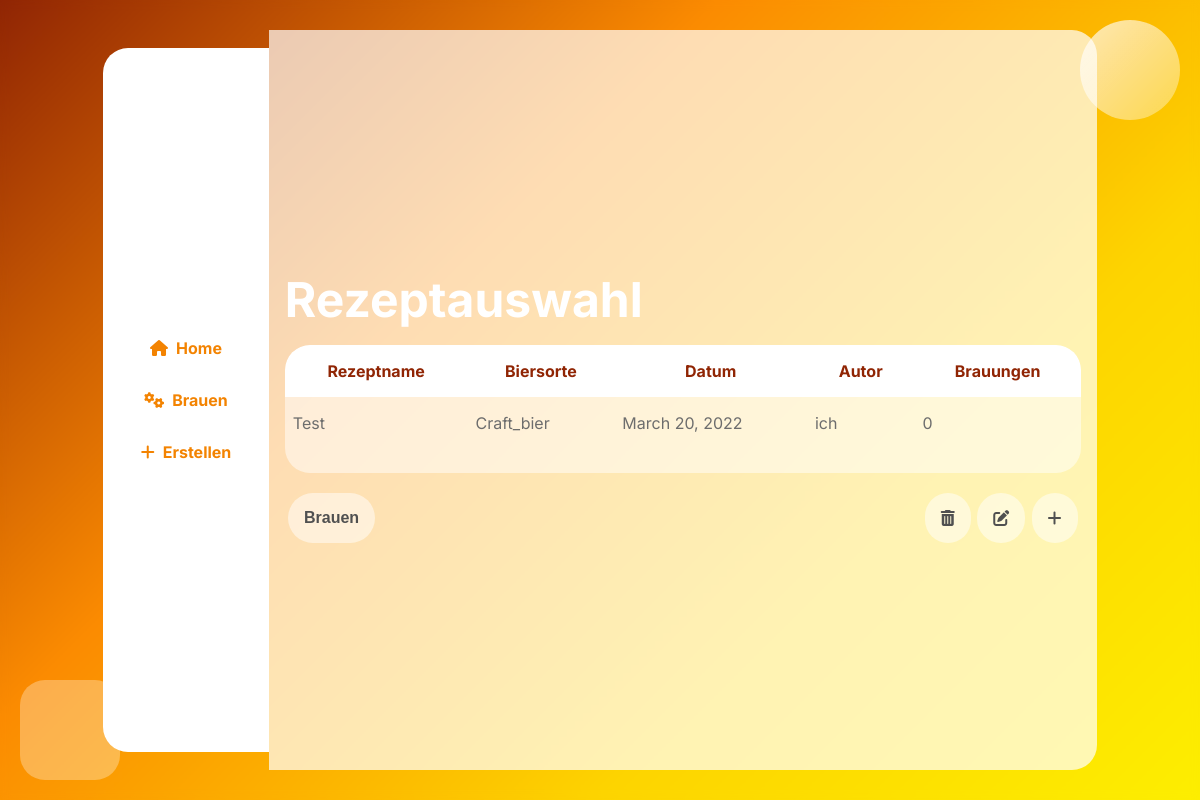
Page /home on the earlier database version.
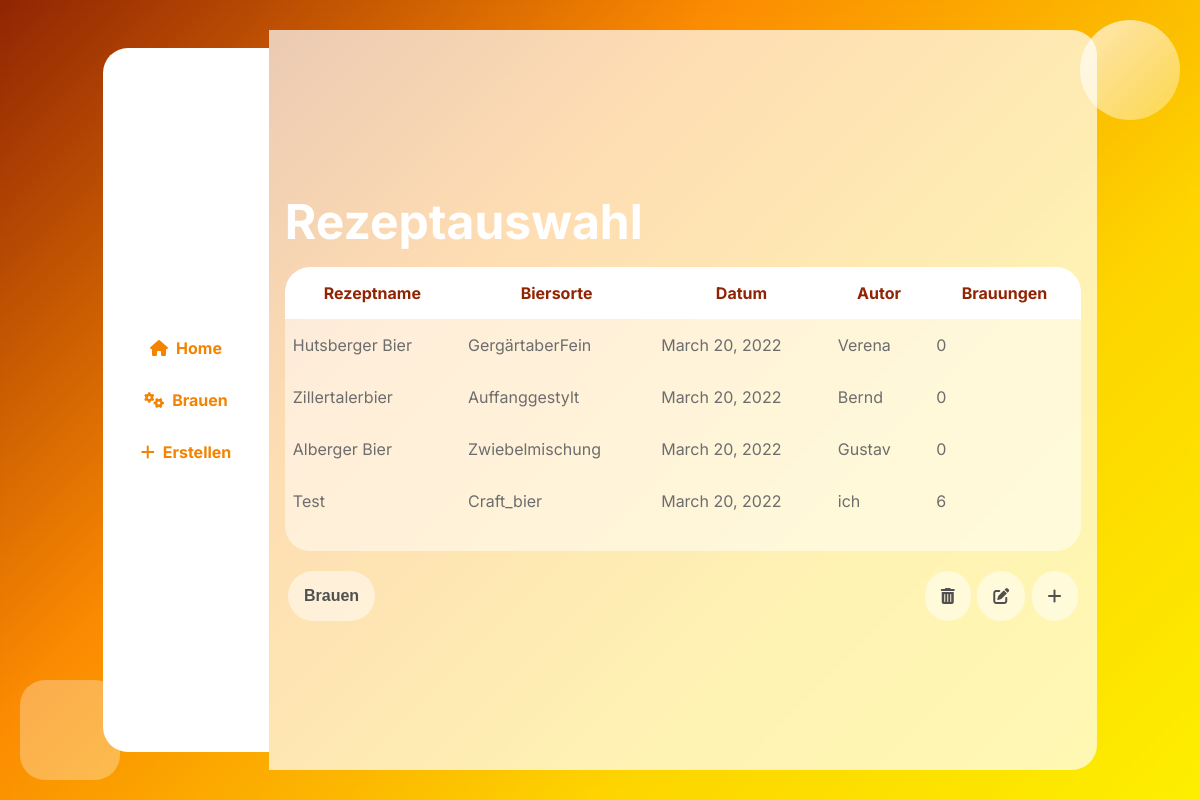
Same page on the later database version.
### brewing/models.py (models this page shows, shortened)
class brew_recipe(models.Model):
    id = models.AutoField(primary_key=True)
    name = models.CharField(max_length=100)
    date = models.DateField(auto_now=True)
    bier_sorte = models.CharField(max_length=100)
    author = models.CharField(max_length=100)
    ausschlagwuerze = models.CharField(max_length=100, default="")
    sudhausausbeute = models.CharField(max_length=100)
    stamwuerze = models.CharField(max_length=100)
    ibu = models.IntegerField()
    ebc = models.IntegerField()
    alcohol = models.FloatField(default=0)
    description = models.TextField(max_length=1000)
    brauwasser = models.CharField(max_length=800)
    schüttung = models.CharField(max_length=800)
    maischplan = models.CharField(max_length=800)
    wuerzekochen = models.CharField(max_length=800)
    gärung = models.CharField(max_length=800)
    number_of_brews = models.IntegerField(default=0)

### brewing/views.py (the view)
# urls.py: 2. Add a URL to urlpatterns:  path('', views.home, name='home')
def home(request):
    recipes = brew_recipe.objects.all()
    return render(request, 'brewing/home.html',{
        "recipes": recipes,
    })

### brewing/templates/brewing/home.html (shortened to what this page needs)
{% extends "brewing/template.html" %}
{% load static %}
{% block maincontent %}
<main class="main-xl">
  <h1>Rezeptauswahl</h1>
  <div id="recipeTableBox">
  <table id="selectRecipeTable">
    <thead>
      <tr>
        <th onclick="SortTable(0, 'T')">Rezeptname</th>
        <th onclick="SortTable(1, 'T')">Biersorte</th>
        <th onclick="SortTable(2, 'D', 'dmy')">Datum</th>
        <th onclick="SortTable(3, 'T')">Autor</th>
        <th onclick="SortTable(4, 'N')">Brauungen</th>
      </tr>
    </thead>
    <tbody>
      {% for recipe in recipes %}
      <tr>
          <td>{{recipe.name}}</td>
          <td>{{recipe.bier_sorte}}</td>
          <td>{{recipe.date}}</td>
          <td>{{recipe.author}}</td>
          <td>{{recipe.number_of_brews}}</td>
      </tr>
      {% endfor %}
    </tbody>
  </table>
</div>
  <div class="recipeButtonBox">
  <button type="button" class="submitButton" id="submitRecipe">Brauen</button>
  <div class="recipeEditButtonBox">
    <button type="button" class="submitButton" id="delRecipe"><i class="fa-solid fa-trash-can"></i></button>
    <button type="button" class="submitButton" id="editRecipe"><i class="fa-solid fa-pen-to-square"></i></button>
    <button type="button" class="submitButton" id="addRecipe" onclick="location.href='create'"><i class="fa-solid fa-plus"></i></button>
  </div>
</div>
</main>
{% endblock %}

### brewing/templates/brewing/template.html (shortened to what this page needs)
<!DOCTYPE html>
<html lang="en">
<head>
    {% load static %}
    <link rel="stylesheet" type="text/css" href="{% static '/css/create.css' %}">
</head>
<body>
    <div class="bg-shape-circle"></div>
    <div class="bg-shape-box"></div>
    <nav class="menu">
        <ul>
            <li><a href="home"><i class="fa-solid fa-house"></i>
                    <p>Home</p>
                </a></li>
            <li><a href="brewing"><i class="fa-solid fa-gears"></i>
                    <p>Brauen</p>
                </a></li>
            <li><a href="create"><i class="fa-solid fa-plus"></i>
                    <p>Erstellen</p>
                </a></li>
        </ul>
    </nav>
    <div id="content">
    {% block maincontent %}
    {% endblock %}
    </div>
</body>
</html>

### brewing/static/css/create.css (style rules this page uses)
h1 { font-size: 3rem; color: white; margin: 1rem 0; }
.submitButton { background: var(--trans05); border: none; border-radius: 25px; padding: 1rem; font-size: 1rem; color: var(--dark-grey); display: flex; justify-content: center; align-items: center; margin: 0.2rem; font-weight: bold; }

### brewing/static/css/home.css (style rules this page uses)
.main-xl { width: 100%; border-radius: 0 25px 25px 0; align-items: flex-start; justify-content: center; }
#recipeTableBox { background-color:var(--trans05); padding: 0 0 1.5rem 0; border-radius: 25px; width: 100%; overflow-x: auto; align-self: flex-start; }
#selectRecipeTable { width: 100%; border-spacing: 0px; overflow-x: auto; }
#selectRecipeTable thead { background-color:rgb(255, 255, 255); border-radius: 25px; }
#selectRecipeTable thead tr { border-radius:25px 25px 0 0; }
#selectRecipeTable thead th { color:var(--brown); padding: 1rem; border: none; font-size: 1rem; cursor: pointer; }
#selectRecipeTable thead th:first-child { border-radius:25px 0 0 0; }
#selectRecipeTable thead th:last-child { border-radius:0 25px 0 0; }
#selectRecipeTable tbody tr td { padding: 1rem 0.5rem 1rem 0.5rem; }
#selectRecipeTable tbody tr { cursor: pointer; color:rgb(109, 109, 109); }
.recipeButtonBox { width: 100%; display: flex; flex-direction: row; margin-top: 1rem; justify-content: space-between; }
.recipeEditButtonBox { display: flex; flex-direction: row; }
@media only screen and (min-width: 600px) { .main-xl { width: 100%; height: 105%; } }

Differences in the rows shown:
changed brew_recipe "Test": number_of_brews "0" → "6"
added brew_recipe: name "Alberger Bier", bier_sorte "Zwiebelmischung", date "March 20, 2022", author "Gustav", number_of_brews "0"
added brew_recipe: name "Zillertalerbier", bier_sorte "Auffanggestylt", date "March 20, 2022", author "Bernd", number_of_brews "0"
added brew_recipe: name "Hutsberger Bier", bier_sorte "GergärtaberFein", date "March 20, 2022", author "Verena", number_of_brews "0"
